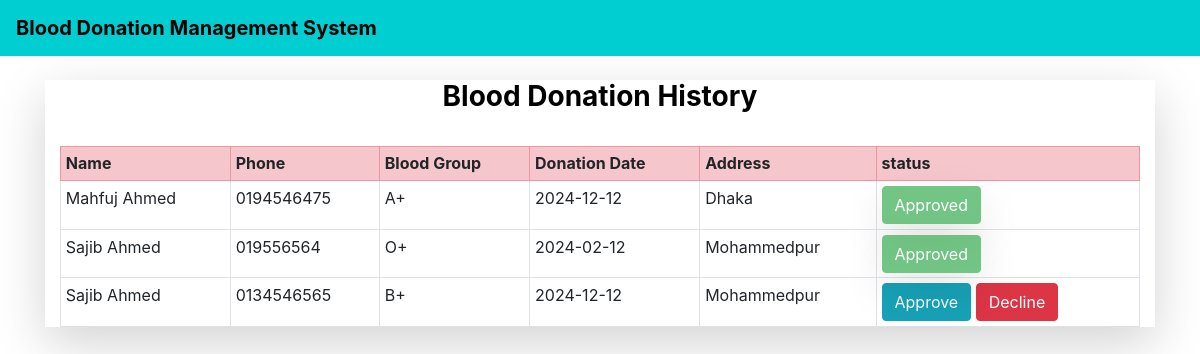
Page /donate_history/ (signed in) on the committed database.
### home/models.py (models this page shows, shortened)
class Donate_Blood(models.Model):
    donor_id = models.IntegerField(default = 0 )
    name = models.CharField(max_length=100)
    phone = models.CharField(max_length=20)
    address = models.CharField(max_length=500, blank=True)
    blood_group = models.ForeignKey(BloodGroup, on_delete=models.CASCADE)
    date = models.CharField(max_length=100, blank=True)
    status=models.IntegerField(default=0)

class BloodGroup(models.Model):
    name = models.CharField(max_length=5)
    def __str__(self):
        return self.name

### home/views.py (the view)
# urls.py: path('donate_history/', views.donate_history, name='donate_history'),
def donate_history(request):
    requests = Donate_Blood.objects.all()
    user_request = Donate_Blood.objects.filter(donor_id=request.user.id)
    if request.user.is_superuser:
        return render(request, "donate_history.html", {'requests':requests})
    else:
        return render(request, "donate_history.html", {'requests':user_request})

### home/templates/donate_history.html (shortened to what this page needs)
{% extends 'base.html' %}
{% block body %}
<div class="container">
{% if requests %}
<div class="container-fluid shadow-lg">
<h3 class="text-center" style="color:black;"><strong>Blood Donation History</strong></h3>
<br>
<table class="table table-sm table-bordered">
  <tr class="table-danger">
    <th>Name</th>
    <th>Phone</th>
    <th>Blood Group</th>
    <th>Donation Date</th>
    <th>Address</th>
    <th>status</th>
  </tr>
  {% for i in requests %}
    <tr>
      <td>{{i.name}}</td>
      <td>{{i.phone}}</td>
      <td>{{i.blood_group}}</td>
      <td>{{i.date}}</td>
      <td>{{i.address}}</td>
      <td>
      {% if request.user.is_superuser %}
      {% if i.status == 0 %}
      <a href="{% url 'donor_blood_approve' request_id=i.id %}" class="btn btn-info" >Approve</a>
      <a href="{% url 'donor_blood_disapprove' request_id=i.id %}" class="btn btn-danger" >Decline</a>
      {% endif %}
      {% else %}
      {% if i.status == 0 %}
      <button  class="btn btn-warning shadow-lg" disabled="disabled" data-toggle="modal" data-target="#reply_modal">Pending</button>
      {% endif %}
      {% endif %}
      {% if i.status == 1 %}
      <button class="btn btn-success shadow-lg" disabled="disabled" data-toggle="modal" data-target="#reply_modal">Approved</button>
      {% elif i.status == 2 %}
      <button class="btn btn-danger shadow-lg" disabled="disabled" data-toggle="modal" data-target="#reply_modal">Disapproved</button>
      {% endif %}
      </td>
    </tr>
  {% endfor %}
</table>
{% else %}
<h2>No Blood Request Available</h2>
{% endif %}
</div>
{% endblock %}

### home/templates/base.html (style rules this page uses)
body { background-color:; }

### rows in the picture
Donate_Blood: name "Mahfuj Ahmed", phone "0194546475", blood_group "A+", date "2024-12-12", address "Dhaka", status "Approved"
Donate_Blood: name "Sajib Ahmed", phone "019556564", blood_group "O+", date "2024-02-12", address "Mohammedpur", status "Approved"
Donate_Blood: name "Sajib Ahmed", phone "0134546565", blood_group "B+", date "2024-12-12", address "Mohammedpur", status "Approve"
